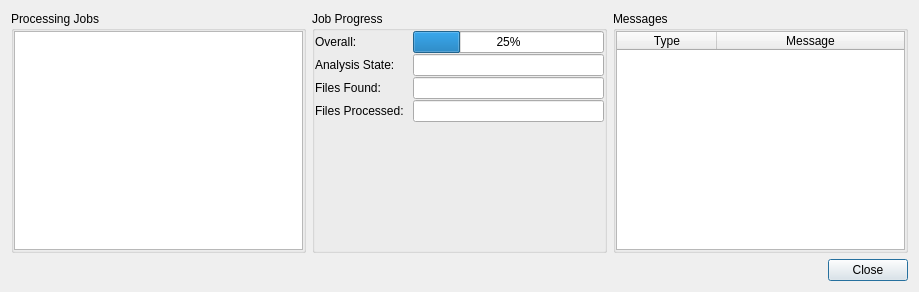
<?xml version="1.0" encoding="UTF-8"?>
<ui version="4.0">
 <class>ProgressWindow</class>
 <widget class="QDialog" name="ProgressWindow">
  <property name="geometry">
   <rect>
    <x>0</x>
    <y>0</y>
    <width>919</width>
    <height>292</height>
   </rect>
  </property>
  <property name="windowTitle">
   <string>Progress Window</string>
  </property>
  <layout class="QVBoxLayout" name="verticalLayout">
   <item>
    <layout class="QHBoxLayout" name="horizontalLayout">
     <item>
      <widget class="QGroupBox" name="groupBox_2">
       <property name="title">
        <string>Processing Jobs</string>
       </property>
       <layout class="QHBoxLayout" name="horizontalLayout_2">
        <property name="leftMargin">
         <number>0</number>
        </property>
        <property name="topMargin">
         <number>0</number>
        </property>
        <property name="rightMargin">
         <number>0</number>
        </property>
        <property name="bottomMargin">
         <number>0</number>
        </property>
        <item>
         <widget class="QTreeView" name="analysisTreeView">
          <attribute name="headerVisible">
           <bool>false</bool>
          </attribute>
         </widget>
        </item>
       </layout>
      </widget>
     </item>
     <item>
      <widget class="QGroupBox" name="groupBox_3">
       <property name="title">
        <string>Job Progress</string>
       </property>
       <layout class="QVBoxLayout" name="verticalLayout_4">
        <property name="spacing">
         <number>3</number>
        </property>
        <property name="leftMargin">
         <number>0</number>
        </property>
        <property name="topMargin">
         <number>0</number>
        </property>
        <property name="rightMargin">
         <number>0</number>
        </property>
        <property name="bottomMargin">
         <number>0</number>
        </property>
        <item>
         <layout class="QVBoxLayout" name="verticalLayout_2">
          <item>
           <layout class="QGridLayout" name="gridLayout">
            <property name="horizontalSpacing">
             <number>6</number>
            </property>
            <property name="verticalSpacing">
             <number>1</number>
            </property>
            <item row="2" column="1">
             <widget class="QLineEdit" name="lineEdit_2">
              <property name="readOnly">
               <bool>true</bool>
              </property>
             </widget>
            </item>
            <item row="3" column="1">
             <widget class="QLineEdit" name="lineEdit_3">
              <property name="readOnly">
               <bool>true</bool>
              </property>
             </widget>
            </item>
            <item row="0" column="0">
             <widget class="QLabel" name="label">
              <property name="text">
               <string>Overall: </string>
              </property>
             </widget>
            </item>
            <item row="0" column="1">
             <widget class="QProgressBar" name="progressBar">
              <property name="value">
               <number>25</number>
              </property>
              <property name="invertedAppearance">
               <bool>false</bool>
              </property>
             </widget>
            </item>
            <item row="1" column="1">
             <widget class="QLineEdit" name="lineEdit">
              <property name="dragEnabled">
               <bool>false</bool>
              </property>
              <property name="readOnly">
               <bool>true</bool>
              </property>
             </widget>
            </item>
            <item row="1" column="0">
             <widget class="QLabel" name="label_2">
              <property name="text">
               <string>&lt;html&gt;&lt;head/&gt;&lt;body&gt;&lt;p&gt;Analysis State:&lt;/p&gt;&lt;/body&gt;&lt;/html&gt;</string>
              </property>
             </widget>
            </item>
            <item row="3" column="0">
             <widget class="QLabel" name="label_4">
              <property name="text">
               <string>Files Processed: </string>
              </property>
             </widget>
            </item>
            <item row="2" column="0">
             <widget class="QLabel" name="label_3">
              <property name="text">
               <string>Files Found:</string>
              </property>
             </widget>
            </item>
            <item row="4" column="0">
             <spacer name="verticalSpacer">
              <property name="orientation">
               <enum>Qt::Vertical</enum>
              </property>
              <property name="sizeHint" stdset="0">
               <size>
                <width>20</width>
                <height>40</height>
               </size>
              </property>
             </spacer>
            </item>
            <item row="4" column="1">
             <spacer name="verticalSpacer_2">
              <property name="orientation">
               <enum>Qt::Vertical</enum>
              </property>
              <property name="sizeHint" stdset="0">
               <size>
                <width>20</width>
                <height>40</height>
               </size>
              </property>
             </spacer>
            </item>
           </layout>
          </item>
         </layout>
        </item>
       </layout>
      </widget>
     </item>
     <item>
      <widget class="QGroupBox" name="groupBox">
       <property name="title">
        <string>Messages</string>
       </property>
       <layout class="QVBoxLayout" name="verticalLayout_3">
        <property name="leftMargin">
         <number>0</number>
        </property>
        <property name="topMargin">
         <number>0</number>
        </property>
        <property name="rightMargin">
         <number>0</number>
        </property>
        <property name="bottomMargin">
         <number>0</number>
        </property>
        <item>
         <widget class="QTableWidget" name="tableWidget">
          <property name="editTriggers">
           <set>QAbstractItemView::NoEditTriggers</set>
          </property>
          <attribute name="horizontalHeaderVisible">
           <bool>true</bool>
          </attribute>
          <attribute name="horizontalHeaderCascadingSectionResizes">
           <bool>false</bool>
          </attribute>
          <attribute name="horizontalHeaderStretchLastSection">
           <bool>true</bool>
          </attribute>
          <attribute name="verticalHeaderVisible">
           <bool>false</bool>
          </attribute>
          <column>
           <property name="text">
            <string>Type</string>
           </property>
          </column>
          <column>
           <property name="text">
            <string>Message</string>
           </property>
          </column>
         </widget>
        </item>
       </layout>
      </widget>
     </item>
    </layout>
   </item>
   <item>
    <widget class="QDialogButtonBox" name="buttonBox">
     <property name="orientation">
      <enum>Qt::Horizontal</enum>
     </property>
     <property name="standardButtons">
      <set>QDialogButtonBox::Close</set>
     </property>
    </widget>
   </item>
  </layout>
 </widget>
 <resources/>
 <connections>
  <connection>
   <sender>buttonBox</sender>
   <signal>accepted()</signal>
   <receiver>ProgressWindow</receiver>
   <slot>accept()</slot>
   <hints>
    <hint type="sourcelabel">
     <x>248</x>
     <y>254</y>
    </hint>
    <hint type="destinationlabel">
     <x>157</x>
     <y>274</y>
    </hint>
   </hints>
  </connection>
  <connection>
   <sender>buttonBox</sender>
   <signal>rejected()</signal>
   <receiver>ProgressWindow</receiver>
   <slot>reject()</slot>
   <hints>
    <hint type="sourcelabel">
     <x>316</x>
     <y>260</y>
    </hint>
    <hint type="destinationlabel">
     <x>286</x>
     <y>274</y>
    </hint>
   </hints>
  </connection>
 </connections>
</ui>
